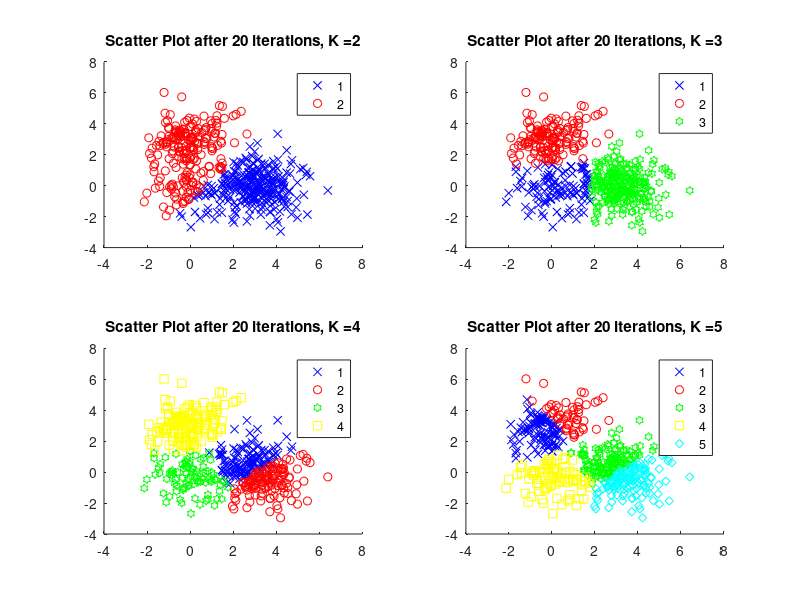
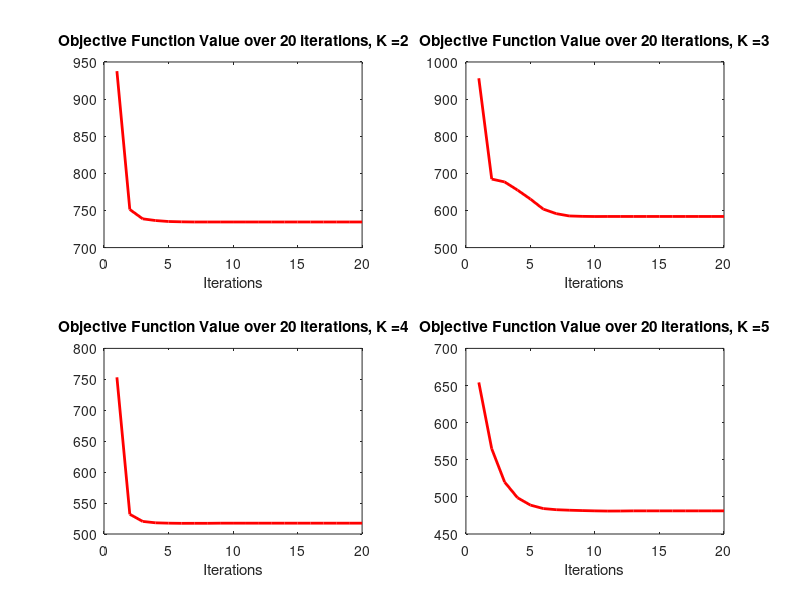

Recreate these plots in MATLAB, in order.
% John Fulgoni
% Homework 4
% Problem 1 - K Means Algorithm
% Due 14 April 2015

clc;
clear;
close all;

%% Set up variables

n = 500;

pi = [0.2, 0.5, 0.3];

MU = [0, 0; 3, 0; 0, 3];
sigma1 = [1, 0; 0, 1];
sigma2 = [1, 0; 0, 1];
sigma3 = [1, 0; 0, 1];

SIGMA = cat(3, sigma1, sigma2, sigma3);

obj = gmdistribution(MU,SIGMA,pi);

xi = random(obj,n);

%% for each value of K

for K = 2 : 5
    
ci = zeros(500,1);

mu_k = random(obj,K); % randomize class mu to start off

obj_sum = zeros(20,1);


%% for 20 iterations

for iter = 1 : 20
%% Update ci given ui

objective = zeros(500,1);

for i = 1 : size(xi,1)   
    for k = 1 : K
        if(k == 1)
            kclass = 1;
            cmin = norm(xi(i,:) - mu_k(k,:));
        else
            ctemp = norm(xi(i,:) - mu_k(k,:));
            if (ctemp < cmin)
                cmin = ctemp;
                kclass = k;
            end
        end
    end
    ci(i) = kclass;
    objective(i) = cmin;
end

obj_sum(iter) = sum(objective);

%% Then update ui given ci

for k = 1 : K
    k_index = find(ci==k);
    k_data = xi(k_index,:);
    
    k_sum = sum(k_data,1);
    
    mu_k(k,:) = k_sum / size(k_data,1);
end

%% end iterations
end

%% Plot
class = num2str(K); %number of classes

figure(1);
subplot(2,2,(K-1));
gscatter(xi(:,1),xi(:,2),ci,'brgyc','xohsd');
title(strcat('Scatter Plot after 20 iterations, K = ',class));

figure(2)
subplot(2,2,(K-1));
plot(obj_sum,'r','LineWidth',2);
title(strcat('Objective Function Value over 20 iterations, K = ',class));
xlabel('Iterations');

%% end K
end

disp(mu_k);